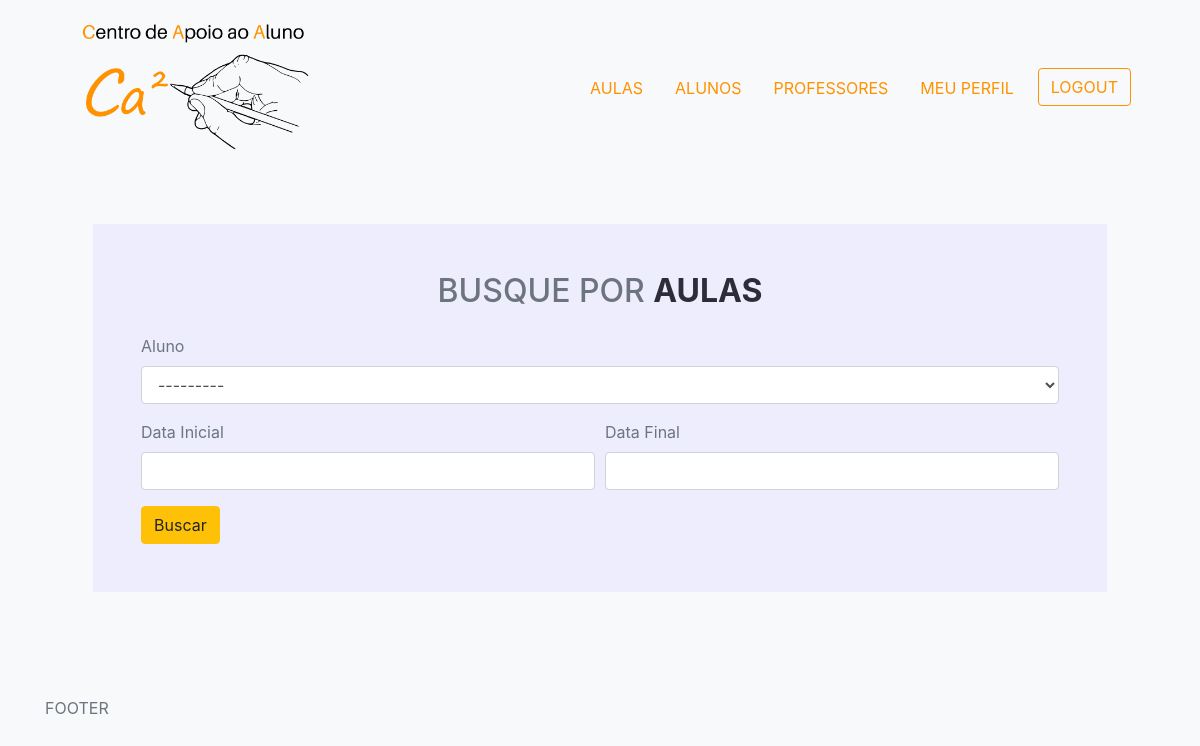
Page / (signed in) on the earlier database version.
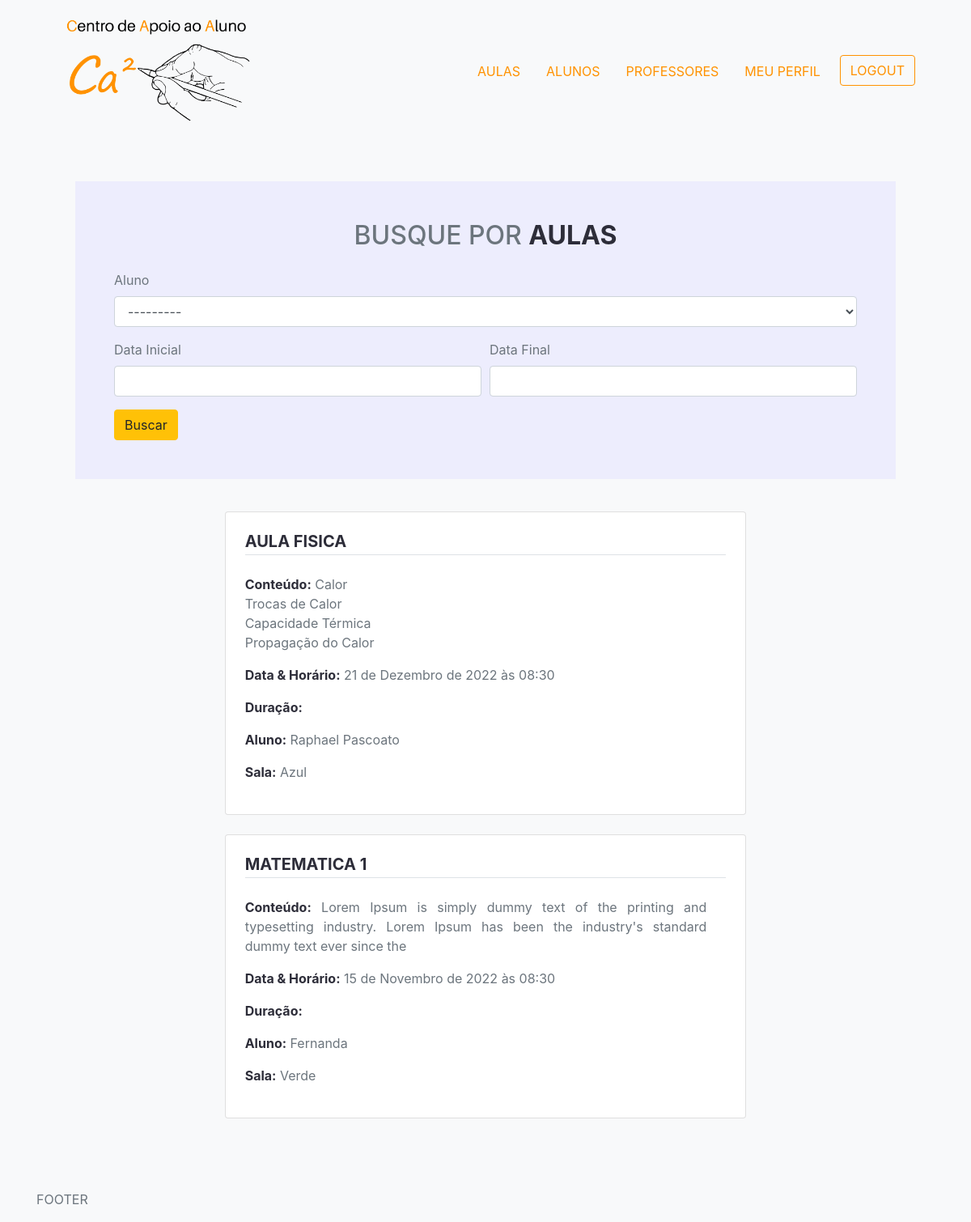
Same page on the later database version.
### aulas/models.py (models this page shows, shortened)
class Aula(models.Model):
    professor = models.ForeignKey(
        Professor, null=True, blank=True, on_delete=models.RESTRICT)
    aluno = models.ForeignKey(
        Aluno, null=True, blank=True, on_delete=models.RESTRICT)
    nome = models.CharField(max_length=200)
    data_aula = models.DateTimeField(null=True, blank=True)
    disciplina = models.CharField(max_length=2000, null=True, blank=True)
    conteudo = models.TextField(null=True, blank=True)
    created = models.DateTimeField(auto_now_add=True)
    pacote = models.ForeignKey(
        'Pacote', on_delete=models.PROTECT, blank=True, null=True)
    sala = models.ForeignKey(
        'Sala', on_delete=models.PROTECT, blank=True, null=True)
    id = models.UUIDField(default=uuid.uuid4, unique=True,
                          primary_key=True, editable=False)

class Sala(models.Model):
    nome = models.CharField(max_length=200)
    created = models.DateTimeField(auto_now_add=True)
    id = models.UUIDField(default=uuid.uuid4, unique=True,
                          primary_key=True, editable=False)
    def __str__(self):
        return self.nome

### alunos/models.py (models this page shows)
class Aluno(models.Model):
    nome = models.CharField(max_length=200, blank=True, null=True)
    imagem_perfil = models.ImageField(
        null=True, blank=True, upload_to='alunos/', default='professores/user-default.png')
    data_nascimento = models.DateField(blank=True, null=True)
    perfil = models.TextField(blank=True, null=True)
    celular = models.CharField(max_length=200, blank=True, null=True)
    telefone = models.CharField(max_length=200, blank=True, null=True)
    colegio = models.CharField(max_length=200, blank=True, null=True)
    serie  = models.CharField(max_length=200, blank=True, null=True)
    dados_responsavel_1  = models.TextField(blank=True, null=True)
    dados_responsavel_2  = models.TextField(blank=True, null=True)
    dados_nf = models.TextField(blank=True, null=True)
    endereco = models.TextField(blank=True, null=True)
    created = models.DateTimeField(auto_now_add=True)
    id = models.UUIDField(default=uuid.uuid4, unique=True,
                          primary_key=True, editable=False)
    def __str__(self):
        return str(self.nome)

### aulas/views.py (the view)
# urls.py: path('', views.aulas ,name="aulas"),
@login_required(login_url='login')
def aulas(request):
    search_query = ''
    if request.GET.get('search_query'):
        search_query = request.GET.get('search_query')
    if request.user.is_staff == True:
        aulas = Aula.objects.all()
        myFilter = AulaFilter(request.GET, queryset=aulas)
        aulas = myFilter.qs
    else:
        aulas = Aula.objects.order_by('-data_aula').filter(
            professor=request.user.professor)
    myFilter = AulaFilter(request.GET, queryset=aulas)
    aulas = myFilter.qs
    context = {
        'aulas': aulas,
        'search_query': search_query,
        'myFilter': myFilter
    }
    return render(request, 'aulas/aulas.html', context)

### aulas/templates/aulas/aulas.html (shortened to what this page needs)
{% extends "main.html" %}
{% block content %}
<div class="container p-5">
    <div class="container p-5 mb-4 search-class">
        <div class="container text-center mb-4">
            <h2 class="text-uppercase">Busque por <span class="text-dark font-weight-bold">Aulas</span></h2>
        </div>
        <form action="{% url 'aulas' %}" method="get">
            <div class="form-group">
                <label for="{{myFilter.form.aluno.auto_id}}">{{myFilter.form.aluno.label}}</label>
                {{myFilter.form.aluno}}
            </div>
            <div class="form-row">
                <div class="form-group col-md-6">
                    <label for="{{myFilter.form.aluno.start_date}}">Data Inicial</label>
                    {{myFilter.form.start_date}}
                </div>
                <div class="form-group col-md-6">
                    <label for="{{myFilter.form.aluno.end_date}}">Data Final</label>
                    {{myFilter.form.end_date}}
                </div>
            </div>
            <button type="submit" class="btn btn-warning">Buscar</button>
        </form>
    </div>
    <div class="container p-3">
        {% for aula in aulas %}
        <div class="row mb-4">
            <div class="col-md-8 m-auto">
                <a href="{% url 'aula' aula.id %}" class="text-secondary">
                    <div class="card m-auto">
                        <div class="card-body p-4">
                            <div class="container text-left p-0">
                                <h5 class="text-uppercase mb-4 font-weight-bold text-dark border-bottom pb-1">
                                    {{aula.nome}}
                                </h5>
                                <p class="text-justify pr-4"><span class="text-dark font-weight-bold">Conteúdo:</span>
                                    {{aula.conteudo|linebreaksbr|slice:150}}
                                </p>
                                <div class="container px-0">
                                    <p class="text-justify"><span class="text-dark font-weight-bold">Data &
                                            Horário:</span>
                                        {{aula.data_aula}}
                                    </p>
                                    <p class="text-justify"><span class="text-dark font-weight-bold">Duração: </span>
                                    </p>
                                </div>
                                <div class="container px-0">
                                    <p class="text-justify"><span class="text-dark font-weight-bold">Aluno:</span>
                                        {{aula.aluno.nome}}
                                    </p>
                                </div>
                                <div class="container px-0">
                                    <p class="text-justify"><span class="text-dark font-weight-bold">Sala:</span>
                                        {{aula.sala}}
                                    </p>
                                </div>
                            </div>
                        </div>
                    </div>
                </a>
            </div>
        </div>
        {% endfor %}
    </div>
</div>
{% endblock content %}

Differences in the rows shown:
added Aula: nome "AULA FISICA", conteudo "Calor Trocas de Calor Capacidade Térmica Propagação do Calor", data_aula "21 de Dezembro de 2022 às 08:30", aluno.nome "Raphael Pascoato", sala "Azul"
added Aula: nome "MATEMATICA 1", conteudo "Lorem Ipsum is simply dummy text of the printing and typesetting industry. Lorem Ipsum has been the industry's standard dummy text ever since the", data_aula "15 de Novembro de 2022 às 08:30", aluno.nome "Fernanda", sala "Verde"
